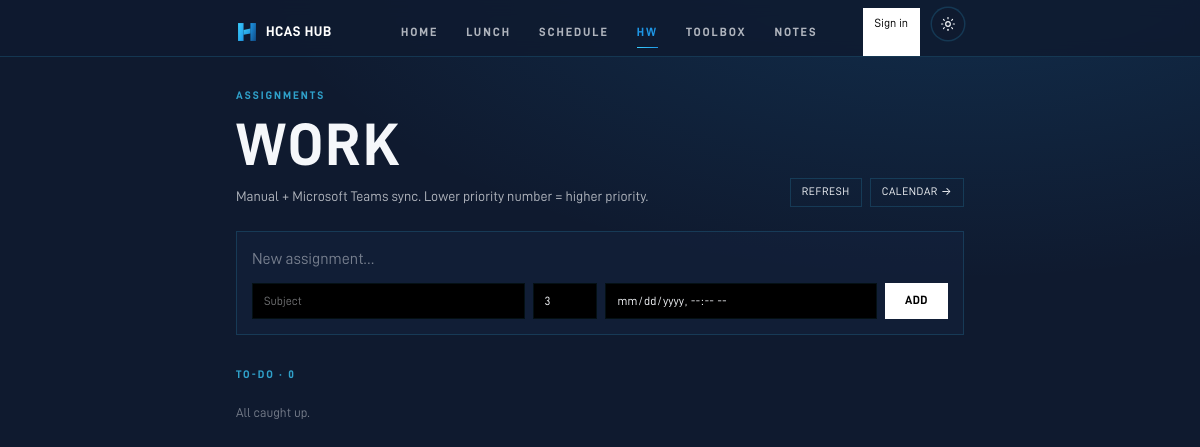
/assignments, run on an earlier commit of the app's database.
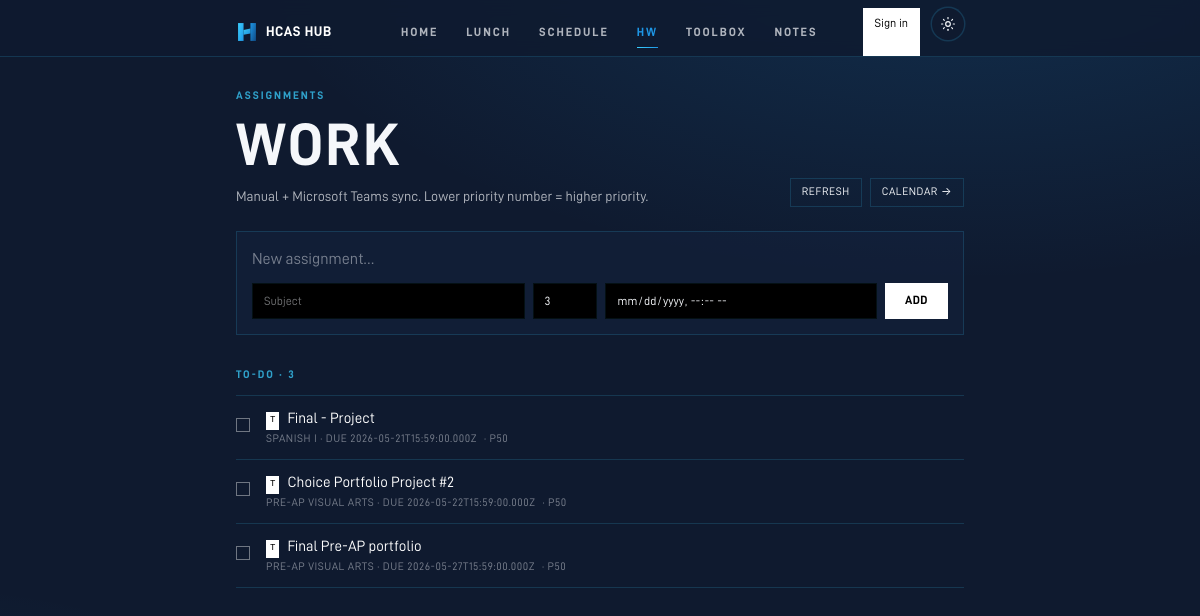
And on a later commit of the database.
### tables this page shows
CREATE TABLE assignments (
            id INTEGER PRIMARY KEY AUTOINCREMENT,
            title TEXT NOT NULL,
            subject TEXT,
            due_at TEXT,
            done INTEGER NOT NULL DEFAULT 0,
            priority INTEGER DEFAULT 99,
            created_at TEXT NOT NULL DEFAULT (datetime('now'))
        , source TEXT DEFAULT 'manual', external_id TEXT, updated_at TEXT, user_id TEXT);

### main.py (the view)
@app.get("/assignments", response_class=HTMLResponse)
def assignments(request: Request):
    user = auth.current_user(request)
    uid = user["id"] if user else None
    rows = db.list_assignments(uid)
    sig = "|".join(f"{r['id']}:{r['done']}:{r['title']}:{r.get('due_at') or ''}" for r in rows)
    return render(request, "assignments.html", active="assignments",
                  assignments=rows, assignments_sig=sig)

### templates/assignments.html (shortened to what this page needs)
{% extends "base.html" %}
{% block content %}
<div class="pt-2 pb-6 flex items-end justify-between gap-4">
  <div>
    <div class="eyebrow mb-3">Assignments</div>
    <h1 class="display text-[44px] sm:text-[60px]">Work</h1>
    <p class="mt-3 text-[14px] text-ink-soft">Manual + Microsoft Teams sync. Lower priority number = higher priority.</p>
  </div>
  <div class="flex items-center gap-2 shrink-0">
    <button id="sync-refresh" type="button"
            class="hairline px-3 py-1.5 text-[11px] uppercase tracking-wider hover:bg-paper-soft">
      Refresh
    </button>
    <a href="/calendar" class="hairline px-3 py-1.5 text-[11px] uppercase tracking-wider hover:bg-paper-soft">Calendar →</a>
  </div>
</div>
<form method="post" action="/assignments/add" class="hairline p-4 mb-8 space-y-3 bg-paper-soft/40">
  <input name="title" required placeholder="New assignment…"
         class="w-full bg-transparent text-[16px] placeholder-ink-mute focus:outline-none" />
  <div class="flex flex-wrap gap-2">
    <input name="subject" placeholder="Subject" class="flex-1 min-w-[120px] bg-black hairline-soft px-3 py-2 text-[12px] placeholder-ink-mute focus:outline-none" />
    <input name="priority" type="number" min="1" max="99" value="3" class="w-16 bg-black hairline-soft px-3 py-2 text-[12px] focus:outline-none" />
    <input name="due_at" type="datetime-local" class="flex-1 min-w-[160px] bg-black hairline-soft px-3 py-2 text-[12px] focus:outline-none" />
    <button class="px-5 py-2 bg-white text-black display text-[12px] tracking-wider hover:bg-ink-soft transition">Add</button>
  </div>
</form>
{% set open = assignments | rejectattr('done') | list %}
{% set done = assignments | selectattr('done') | list %}
<section>
  <h2 class="eyebrow mb-3">To-do · {{ open|length }}</h2>
  {% if open %}
    <ul class="border-t border-line">
      {% for a in open %}
      <li class="border-b border-line py-3 flex items-start gap-4 group">
        <form method="post" action="/assignments/{{ a.id }}/toggle" class="mt-1.5">
          <button type="submit" class="w-3.5 h-3.5 border border-white/40 hover:border-white hover:bg-paper-tint transition" title="Mark done"></button>
        </form>
        <div class="flex-1 min-w-0">
          <div class="flex items-start gap-2">
            {% if a.source == 'teams' %}
              <span class="text-[9px] font-mono mt-1 px-1 py-0.5 bg-white text-black shrink-0" title="Synced from Microsoft Teams">T</span>
            {% endif %}
            <div class="text-[15px] text-white truncate">{{ a.title }}</div>
          </div>
          <div class="text-[11px] text-ink-mute uppercase tracking-wider">
            {% if a.subject %}{{ a.subject }}{% endif %}{% if a.due_at %}{% if a.subject %} · {% endif %}due {{ a.due_at }}{% endif %}
            <span class="ml-1">· P{{ a.priority }}</span>
          </div>
        </div>
        <form method="post" action="/assignments/{{ a.id }}/delete">
        </form>
      </li>
      {% endfor %}
    </ul>
  {% else %}
    <p class="text-[13px] text-ink-mute py-2">All caught up.</p>
  {% endif %}
</section>
{% endblock %}

### templates/base.html (shortened to what this page needs)
<!doctype html>
<html lang="en">
<head>
  <link rel="stylesheet" href="/static/fonts/inter/inter.css" />
  <link rel="stylesheet" href="/static/fonts/d-din/d-din.css" />
  <link rel="stylesheet" href="/static/css/tailwind.css" />
</head>
<body class="min-h-screen flex flex-col">
  <header class="app-header fixed top-0 inset-x-0 z-50 backdrop-blur safe-top">
    <div class="max-w-screen-md mx-auto px-5 pt-2 sm:pt-0 sm:h-12 flex flex-col sm:flex-row items-center sm:items-stretch">
      <a href="/" class="flex items-center gap-2 shrink-0 sm:mr-6 sm:self-center">
        <span class="display text-[14px] tracking-[0.22em] text-white">HCAS&nbsp;HUB</span>
      </a>
      <nav class="mx-auto sm:mx-0 sm:ml-auto sm:mr-auto flex items-center justify-center gap-3 sm:gap-7 py-1.5 sm:py-0">
        {% set items = [
          ('today',       '/',            'Home'),
          ('lunch',       '/lunch',       'Lunch'),
          ('schedule',    '/schedule',    'Schedule'),
          ('assignments', '/assignments', 'HW'),
          ('toolbox',     '/toolbox',     'Toolbox'),
          ('notes',       '/notes',       'Notes'),
        ] %}
        {% for key, href, label in items %}
          <a href="{{ href }}" class="nav-link {{ 'active' if active == key else '' }}">{{ label }}</a>
        {% endfor %}
      </nav>
      {% if user %}
        {% if user.role == 'admin' %}
          <a href="/admin" class="hidden sm:inline-flex items-center ml-3 px-2.5 py-1 rounded-full border text-[12px] hover:bg-paper-soft"
             style="border-color: #FF8020; color: #FF8020;">ADMIN</a>
        {% endif %}
        <a href="/me" class="hidden sm:inline-flex items-center gap-1.5 ml-3 px-2.5 py-1 rounded-full border border-line bg-paper-soft text-[12px] hover:bg-paper-tint"
           title="{{ user.display_name }}">
          <span class="display tracking-wide">{{ (user.display_name or user.email or 'U')[:1]|upper }}</span>
          {% if streak and streak.current_count %}
            <span class="text-ink-soft">🔥 {{ streak.current_count }}</span>
          {% endif %}
        </a>
        <form action="/auth/logout" method="post" class="inline-flex ml-2">
          <button class="inline-flex items-center px-3 py-1.5 rounded-full border border-line text-[12px] hover:bg-paper-soft">Sign out</button>
        </form>
      {% else %}
        <a href="/login" class="inline-flex items-center ml-3 px-3 py-1.5 rounded-full bg-white text-black text-[12px] font-medium hover:bg-ink-soft">Sign in</a>
      {% endif %}
      <button id="theme-toggle" class="theme-btn sm:ml-3 mb-1 sm:mb-0" aria-label="Toggle theme" aria-pressed="false">
      </button>
    </div>
  </header>
  <main class="flex-1 pt-24 sm:pt-20 pb-16 px-5 max-w-screen-md mx-auto w-full">
    {% block content %}{% endblock %}
  </main>
</body>
</html>

### templates/base.html (style rules this page uses)
:root { --page-bg: #0F1A2F; --page-text: #F5F7FA; --bar-bg: rgba(15,26,47,0.85); --bar-border: rgba(59,207,255,0.16); --ink-soft: rgba(245,247,250,0.70); --ink-mute: rgba(245,247,250,0.45); --tint: rgba(21,36,65,0.55); --glow-1: rgba(30,150,229,0.18); --glow-2: rgba(59,207,255,0.10); }
html, body { background: radial-gradient(1200px 600px at 80% -10%, var(--glow-1), transparent 60%), radial-gradient(900px 500px at -10% 110%, var(--glow-2), transparent 60%), var(--page-bg); color: var(--page-text); font-feature-settings: 'cv11', 'ss01', 'ss03'; -webkit-font-smoothing: antialiased; -moz-osx-font-smoothing: grayscale; -webkit-tap-highlight-color: transparent; transition: background 0.3s ease, color 0.3s ease; }
.theme-btn { width: 32px; height: 32px; border-radius: 50%; border: none; display: inline-flex; align-items: center; justify-content: center; background: var(--page-bg); color: var(--page-text); box-shadow: 0 0 0 1.5px var(--bar-border); cursor: pointer; transition: transform 0.15s ease, background 0.3s ease, color 0.3s ease; }
.safe-top { padding-top: max(env(safe-area-inset-top), 0.5rem); }
input, textarea, select { font-size: 16px; color: var(--page-text); }
.hairline { box-shadow: inset 0 0 0 1px var(--bar-border); }
.hairline-soft { box-shadow: inset 0 0 0 1px rgba(59,207,255,0.08); }
.app-header { background: var(--bar-bg); border-bottom: 1px solid var(--bar-border); transition: background 0.3s ease, border-color 0.3s ease; }
.nav-link { font-family: "D-DIN", Inter, system-ui, sans-serif; font-weight: 700; letter-spacing: 0.12em; text-transform: uppercase; font-size: 11px; color: var(--ink-soft); position: relative; transition: color .18s ease; padding: 6px 0; white-space: nowrap; }
@media (min-width: 640px) { .nav-link { font-size: 12px; letter-spacing: 0.16em; } }
.nav-link.active { color: #1E96E5; }
.nav-link::after { content: ''; position: absolute; left: 50%; right: 50%; bottom: -1px; height: 1px; background: linear-gradient(90deg, #3BCFFF, #1E96E5); transition: left .25s ease, right .25s ease; }
.nav-link:hover::after, .nav-link.active::after { left: 0; right: 0; }
.display { font-family: "D-DIN", Inter, system-ui, sans-serif; font-weight: 700; letter-spacing: 0.04em; text-transform: uppercase; line-height: 0.95; }
.eyebrow { font-family: "D-DIN", Inter, system-ui, sans-serif; font-weight: 700; letter-spacing: 0.18em; text-transform: uppercase; font-size: 11px; color: rgba(59,207,255,0.75); }

What changed in the data, as far as the page shows it:
added assignments: source "T", title "Final - Project", subject "SPANISH I", due_at "2026-05-21T15:59:00.000Z", priority "50"
added assignments: source "T", title "Choice Portfolio Project #2", subject "PRE-AP VISUAL ARTS", due_at "2026-05-22T15:59:00.000Z", priority "50"
added assignments: source "T", title "Final Pre-AP portfolio", subject "PRE-AP VISUAL ARTS", due_at "2026-05-27T15:59:00.000Z", priority "50"
Also different on the page:
{{ open|length }}: "0" → "3"
text no longer shown: "All caught up."
